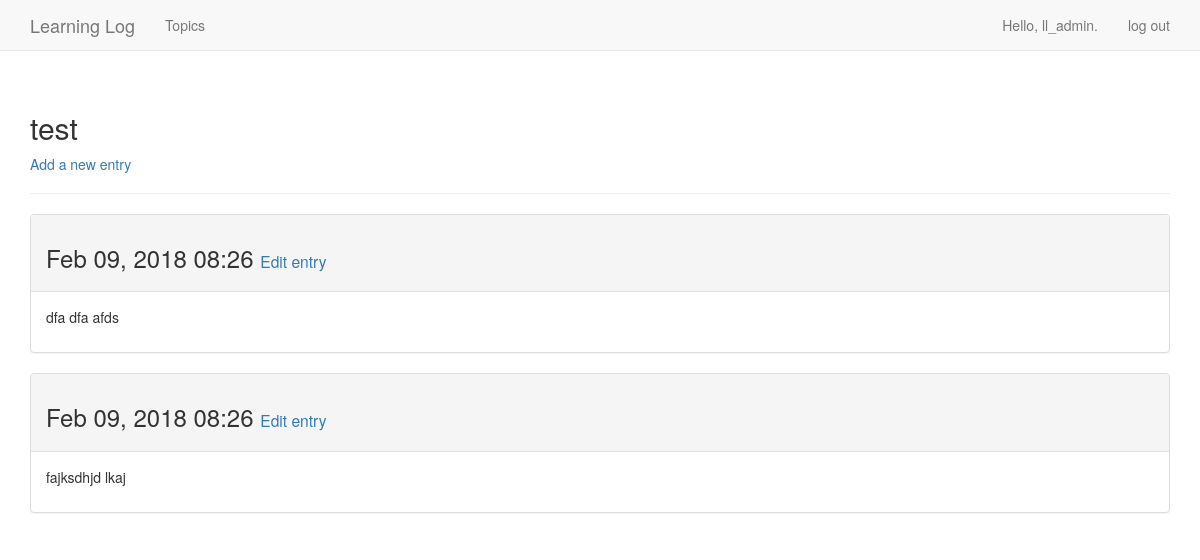
Screenshot of /topics/5/ (signed in) with the database file from the repository.
### learning_logs/models.py (models this page shows, shortened)
class Topic(models.Model):
    text = models.CharField(max_length=200)
    date_added = models.DateTimeField(auto_now_add=True)
    owner = models.ForeignKey(User, on_delete=models.PROTECT)
    public = models.BooleanField()
    def __str__(self):
        return self.text

class Entry(models.Model):
    topic = models.ForeignKey(Topic, on_delete=models.PROTECT)
    text = models.TextField()
    date_added = models.DateTimeField(auto_now_add=True)
    class Meta:
        verbose_name_plural = 'entries'

### learning_logs/views.py (the view)
# urls.py: re_path(r'^topics/(?P<topic_id>\d+)/$', views.topic, name='topic'),
@login_required
def topic(request, topic_id):
    topic = get_object_or_404(Topic, id=topic_id)
    if not check_topic_owener(request, topic_id):
        raise Http404
    entries = topic.entry_set.order_by('-date_added')
    context = {'topic': topic, 'entries': entries}
    return render(request, 'learning_logs/topic.html', context)

### learning_logs/auth.py (called while the page is built)
def check_topic_owener(request, topic_id):
    topic = Topic.objects.get(id=topic_id)
    if request.user == topic.owner:
        return True
    elif topic.public:
        return True
    else:
        return False

### learning_logs/templates/learning_logs/topic.html
{% extends "learning_logs/base.html" %}
{% block header %}
    <h2>{{ topic }}</h2>
    {% if user == topic.owner %}
    <p>
        <a href="{% url 'learning_logs:new_entry' topic.id %}">
            Add a new entry
        </a>
    </p>
    {% else %}
        <p>
            Topic owner: {{ topic.owner }}
        </p>
    {% endif %}
{% endblock %}
{% block content %}
    {% for entry in entries %}
        <div class="panel panel-default">
            <div class="panel-heading">
                <h3>
                    {{ entry.date_added|date:'M d, Y H:i' }}
                    {% if user == topic.owner %}
                    <small>
                        <a href="
{% url 'learning_logs:edit_entry' entry.id %}">Edit entry</a>
                    </small>
                    {% endif %}
                </h3>
            </div>
            <div class="panel-body">
                {{ entry.text|linebreaks }}
            </div>
        </div>
    {% empty %}
        There are no entries for this topic yet.
    {% endfor %}
{% endblock %}

### learning_logs/templates/learning_logs/base.html (shortened to what this page needs)
{% load bootstrap3 %}
<!DOCTYPE html>
<html lang="en">
<head>
    {% bootstrap_css %}
</head>
<body>
    <nav class="navbar navbar-default navbar-static-top">
        <div class="container">
            <div class="navbar-header">
                <a class="navbar-brand" href="{% url 'learning_logs:index' %}">
                    Learning Log</a>
            </div>
            <div id="navbar" class="navbar-collapse collapse">
                <ul class="nav navbar-nav">
                    <li>
                        <a href="{% url 'learning_logs:topics' %}">Topics</a>
                    </li>
                </ul>
                <ul class="nav navbar-nav navbar-right">
                    {% if user.is_authenticated %}
                        <li>
                            <a>Hello, {{ user.username }}.</a>
                        </li>
                        <li>
                            <a href="{% url 'users:logout' %}">log out</a>
                        </li>
                    {% endif %}
                </ul>
            </div>
        </div>
    </nav>
    <div class="container">
        <div class="page-header">
            {% block header %}
            {% endblock %}
        </div>
        <div>
            {% block content %}
            {% endblock %}
        </div>
    </div>
</body>
</html>

### rows the page displays
Topic: text "test"
Entry: date_added "Feb 09, 2018 08:26", text "dfa dfa afds"
Entry: date_added "Feb 09, 2018 08:26", text "fajksdhjd lkaj"

### other values shown
{{ user.username }} "ll_admin"
